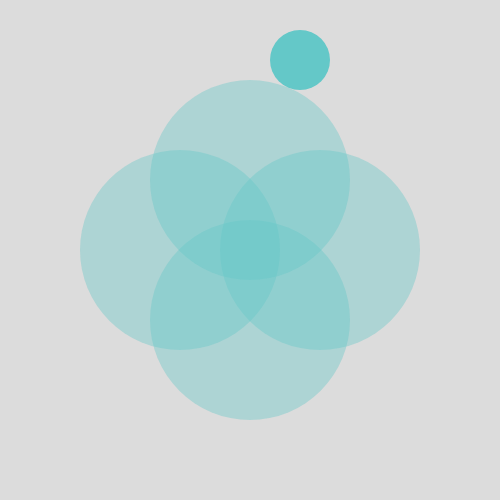
Frame 1 (no input)
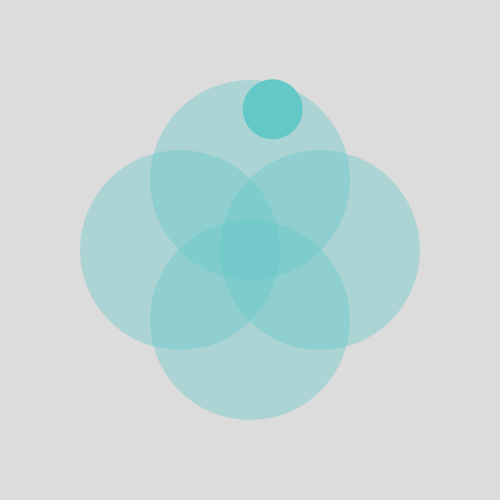
Frame 60 (no input)
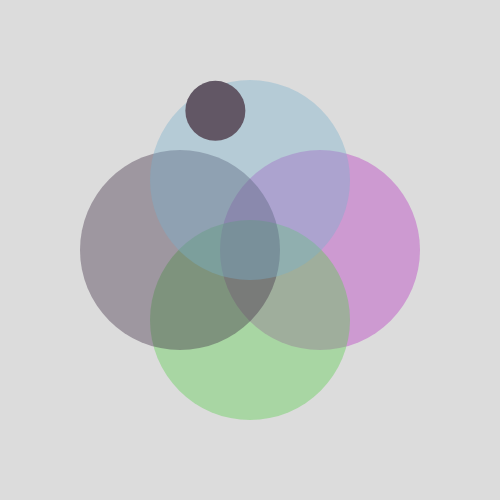
Frame 120 (the mouse pressed at the canvas centre since frame 60)

The p5.js sketch that drew these frames (run headless with seeded random() and noise() and a simulated clock; from frame 60 on, the mouse is pressed at the canvas centre):

// p5.js sketch
// ── sketch.js
let data = [];

let numberCircle = 4;
let circleAngle = 360/numberCircle;
let initialAngle = circleAngle - 90;
let a = 0;
let b = 0;
let timeAngle = 0;


function setup() {
  createCanvas(500, 500);
  angleMode(DEGREES);
  ellipseMode(CENTER);
}

function draw() {
  background(220);
  noStroke();

  for (let i=0; i < numberCircle; i++) {
    let x = 250 + 70 * cos(initialAngle + circleAngle*i);
    let y = 250 + 70 * sin(initialAngle + circleAngle*i);
    let newCircle = {
      x: x,
      y: y
    };
    newCircle.r = 100;
    newCircle.g = 200;
    newCircle.b = 200;
    data.push(newCircle);
    fill(data[i].r, data[i].g, data[i].b, 100);
    ellipse(data[i].x, data[i].y, 200, 200);
  }

  rotatingCircle();
}



function mousePressed() {
  for (let i=0; i < data.length; i++) {
    let d = dist(mouseX, mouseY, data[i].x, data[i].y);
    //console.log(mouseX, mouseY, data[i].x, data[i].y)
    if (d < 100) {
      data[i].r = random(255);
      data[i].g = random(255);
      data[i].b = random(255);
    }
  }
}

function rotatingCircle() {
  let c1 = color(data[0].r, data[0].g, data[0].b);
  let c2 = color(data[1].r, data[1].g, data[1].b);
  let c3 = color(data[2].r, data[2].g, data[2].b);
  let cc = lerpColor(c1, c2, 0.5);
  let ccc = lerpColor(c3, cc, 0.5);
  push();
  translate(300, 60);
  fill(ccc);
  ellipse(a, b, 60, 60);
  a+= sin(timeAngle);
  b+= cos(timeAngle);
  timeAngle-=1;
  pop();
}

function addCircle() {
  numberCircle+=1;
  // alert(numberCircle);
  // setup();
  // draw();
}

function removeCircle() {
  numberCircle-=1;
  // setup();
  // draw();
}

// let cnv;

// function centerCanvas() {
//   let x = (windowWidth - width) / 2;
//   let y = (windowHeight - height) / 2;
//   cnv.position(x, y);
// }

// function setup() {
//   cnv = createCanvas(500, 500);
//   angleMode(DEGREES);
//   ellipseMode(CENTER);
// }

// function windowResized() {
//   centerCanvas();
// }
